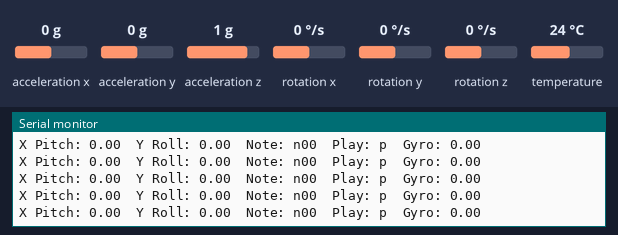
Simulated run of this sketch. Board: Arduino Leonardo, built with avr-gcc and run on an emulated ATmega32U4. On the bench: the last lines printed to the serial monitor. The inputs (shaded band) are chosen by the test bench; at power-on: acceleration y 0 g, acceleration x 0 g, acceleration z 1 g, rotation y 0 °/s, rotation x 0 °/s, rotation z 0 °/s, temperature 24 °C. No radio packets arrive unless stated.

Above: at 1.3 s.
1.4 s: acceleration y set to 0.2 g
At 1.58 s:
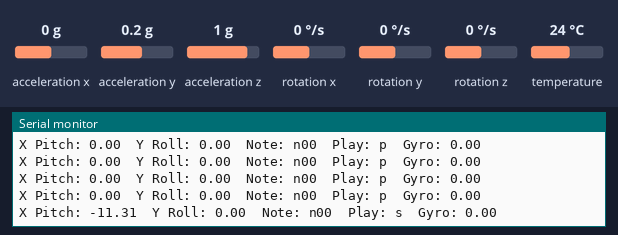
3.4 s: acceleration x set to -1.4 g
At 3.64 s:
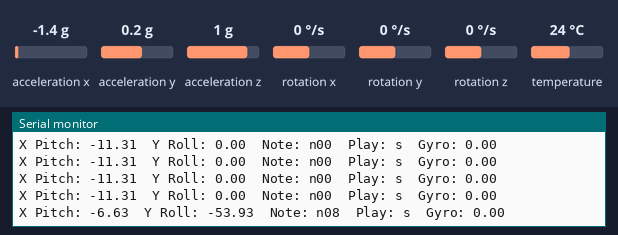
4.9 s: acceleration z set to -1.4 g
At 4.93 s:
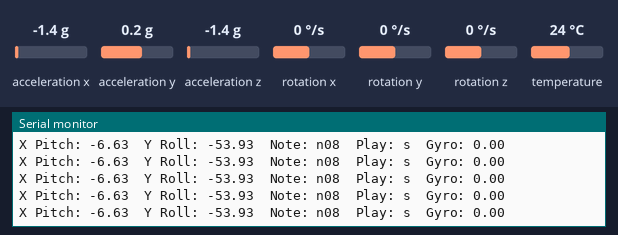
6.4 s: rotation y set to -192 °/s
At 6.41 s:
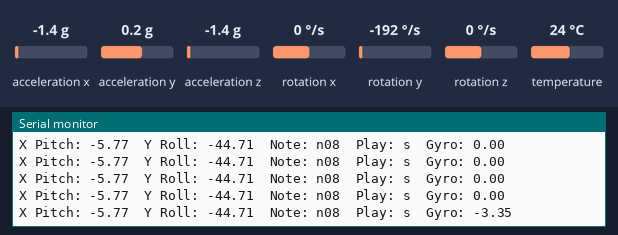
Timing chart, 0 to 8.9 s (numbered marks = the images above; inputs shaded):
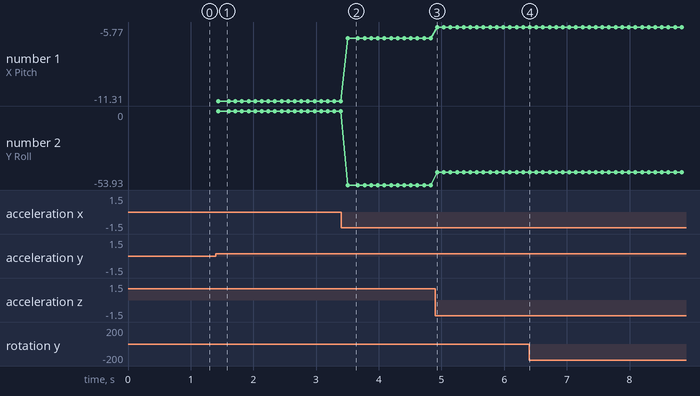

The sketch:

sketch_pitchglove_left.ino
```cpp
// Trent's pitch glove code
#include <Adafruit_MPU6050.h>
#include <Adafruit_Sensor.h>
#include <Wire.h>
#include <RH_ASK.h>
#include <SPI.h> // Not actually used but needed to compile

Adafruit_MPU6050 mpu;
RH_ASK driver(2000, 4, 5);
int debug = 1;

String last_note = "n00";
String last_play = "s";

void setup(void) {
  Serial.begin(115200);
  while (!Serial)
    delay(10); // will pause Zero, Leonardo, etc until serial console opens
  Serial.println("PitchGlove Gen2!");

  // Try to initialize!
  if (!mpu.begin()) {
    Serial.println("Failed to find MPU6050 chip");
    while (1) {
      delay(10);
    }
  }
  Serial.println("MPU6050 Found!");

  mpu.setAccelerometerRange(MPU6050_RANGE_2_G);
  Serial.print("Accelerometer range set to: ");
  switch (mpu.getAccelerometerRange()) {
  case MPU6050_RANGE_2_G:
    Serial.println("+-2G");
    break;
  case MPU6050_RANGE_4_G:
    Serial.println("+-4G");
    break;
  case MPU6050_RANGE_8_G:
    Serial.println("+-8G");
    break;
  case MPU6050_RANGE_16_G:
    Serial.println("+-16G");
    break;
  }
  mpu.setGyroRange(MPU6050_RANGE_250_DEG);
  Serial.print("Gyro range set to: ");
  switch (mpu.getGyroRange()) {
  case MPU6050_RANGE_250_DEG:
    Serial.println("+- 250 deg/s");
    break;
  case MPU6050_RANGE_500_DEG:
    Serial.println("+- 500 deg/s");
    break;
  case MPU6050_RANGE_1000_DEG:
    Serial.println("+- 1000 deg/s");
    break;
  case MPU6050_RANGE_2000_DEG:
    Serial.println("+- 2000 deg/s");
    break;
  }

  mpu.setFilterBandwidth(MPU6050_BAND_21_HZ);
  Serial.print("Filter bandwidth set to: ");
  switch (mpu.getFilterBandwidth()) {
  case MPU6050_BAND_260_HZ:
    Serial.println("260 Hz");
    break;
  case MPU6050_BAND_184_HZ:
    Serial.println("184 Hz");
    break;
  case MPU6050_BAND_94_HZ:
    Serial.println("94 Hz");
    break;
  case MPU6050_BAND_44_HZ:
    Serial.println("44 Hz");
    break;
  case MPU6050_BAND_21_HZ:
    Serial.println("21 Hz");
    break;
  case MPU6050_BAND_10_HZ:
    Serial.println("10 Hz");
    break;
  case MPU6050_BAND_5_HZ:
    Serial.println("5 Hz");
    break;
  }

  if (!driver.init())
    Serial.println("Wireless init failed");

  Serial.println("");
  delay(100);
}


void loop() {

  /* Get new sensor events with the readings */
  sensors_event_t a, g, temp;
  mpu.getEvent(&a, &g, &temp);

  // Read accelerations
  float ax = a.acceleration.y;
  float ay = a.acceleration.x;
  float az = a.acceleration.z;

  //Calculation experiments
  //float accel_ang_x = -atan2(ax,az)/2/3.141592654*360;
  //float accel_ang_y = -atan2(ay,az)/2/3.141592654*360;
  //float accel_ang_x = atan2(ax,az)*180/3.141592654;
  //float pitch = atan2(-ax, sqrt(ay*ay + az*az))*180/3.141592654;
  //float roll = atan2(-ay,az)*180/3.141592654;
  //float roll = atan2(-ay, sqrt(ax*ax + az*az))*180/3.141592654;
  float roll = atan2(ay,sqrt(ax*ax + az*az))*180/3.141592654;
  float pitch = atan2(-ax,sqrt(ay*ay + az*az))*180/3.141592654;


  String note = last_note;

  if (fabs(g.gyro.y) < 0.2) {
    if (roll > 82) note = "n01";
      else if (roll > 62 and roll < 78) note = "n02";
      else if (roll > 42 and roll < 58) note = "n03";
      else if (roll > 22 and roll < 38) note = "n04";
      else if (roll > 2 and roll < 18) note = "n05";
      else if (roll > -18 and roll < -2) note = "n06";
      else if (roll > -38 and roll < -22) note = "n07";
      else if (roll > -58 and roll < -42) note = "n08";
      else if (roll > -78 and roll < -62) note = "n09";
      else if (roll <= -82) note = "n10";
  }
  // else note = last_note;

  String play = "s";

  if (pitch >= 0) play = "p";
    else play = "s";

  // Show results
  if (debug) {
    Serial.print(F("X Pitch: "));
    Serial.print(pitch);
    Serial.print(F("\tY Roll: "));
    Serial.print(roll);
    Serial.print(F("\tNote: "));
    Serial.print(note);
    Serial.print(F("\tPlay: "));
    Serial.print(play);
    Serial.print(F("\tGyro: "));
    Serial.println(g.gyro.y);
  }

  if ((last_note != note) || (last_play != play))
  {
    String status = note + play;
    char msg[8] = "note00s";
    status.toCharArray(msg,8);
    driver.send((uint8_t *)msg, strlen(msg));
    driver.waitPacketSent();

    last_note = note;
    last_play = play;
  }

   if (debug) {
    delay(100);
   }

}
```

Measured:
- the behaviour switches between 0 and 0.1 g on acceleration y (found by bisection; images 0 and 1)
- after the input at 1.4 s, the serial monitor: prints a new line at once (image 1)
- after the input at 3.4 s, the serial monitor: prints a new line after 0.10 s (image 2)
- after the input at 6.4 s, the serial monitor: prints a new line at once (image 4)
- plotted number 1: -11.31 → -6.63 after the input at 3.4 s, -6.63 → -5.77 after the input at 4.9 s
- plotted number 2: 0 → -53.93 after the input at 3.4 s, -53.93 → -44.71 after the input at 4.9 s
